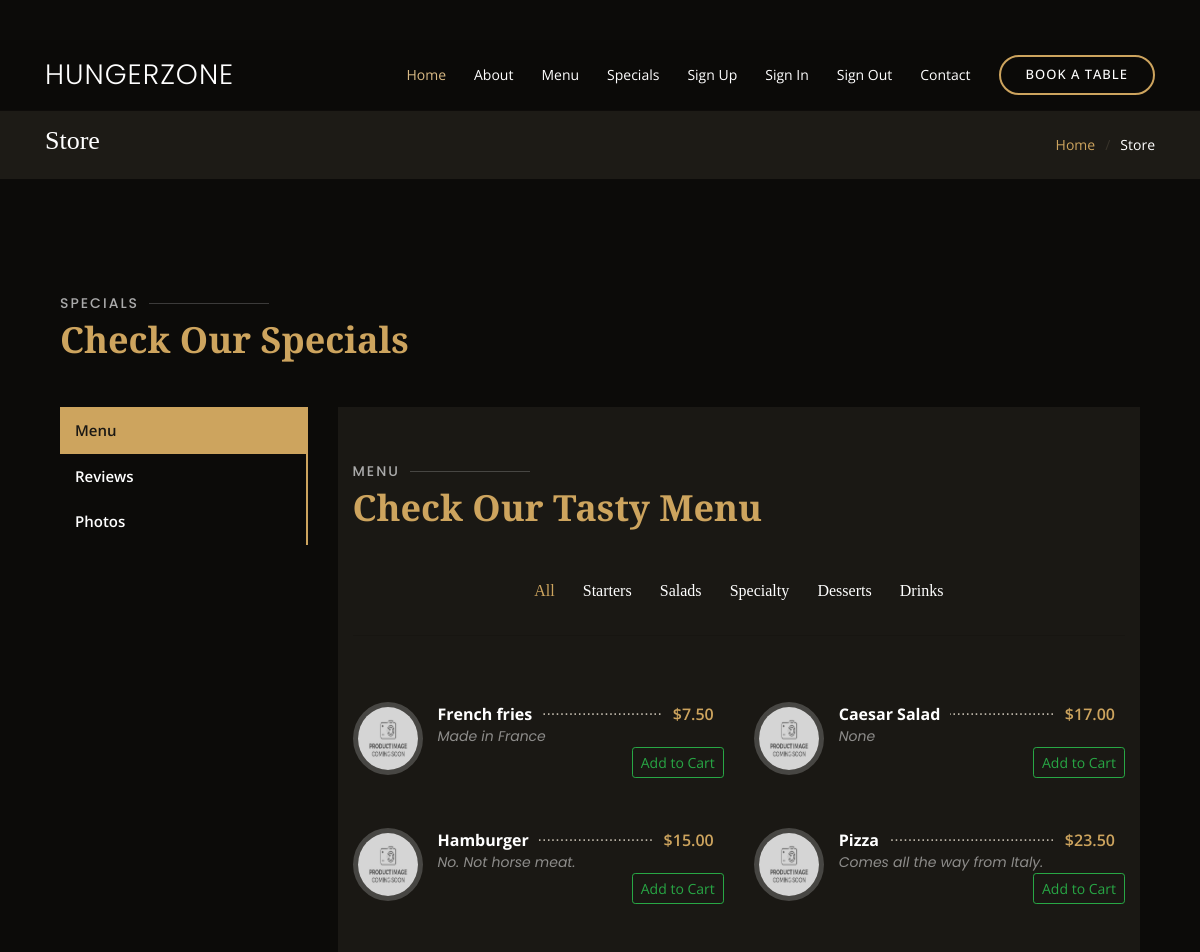
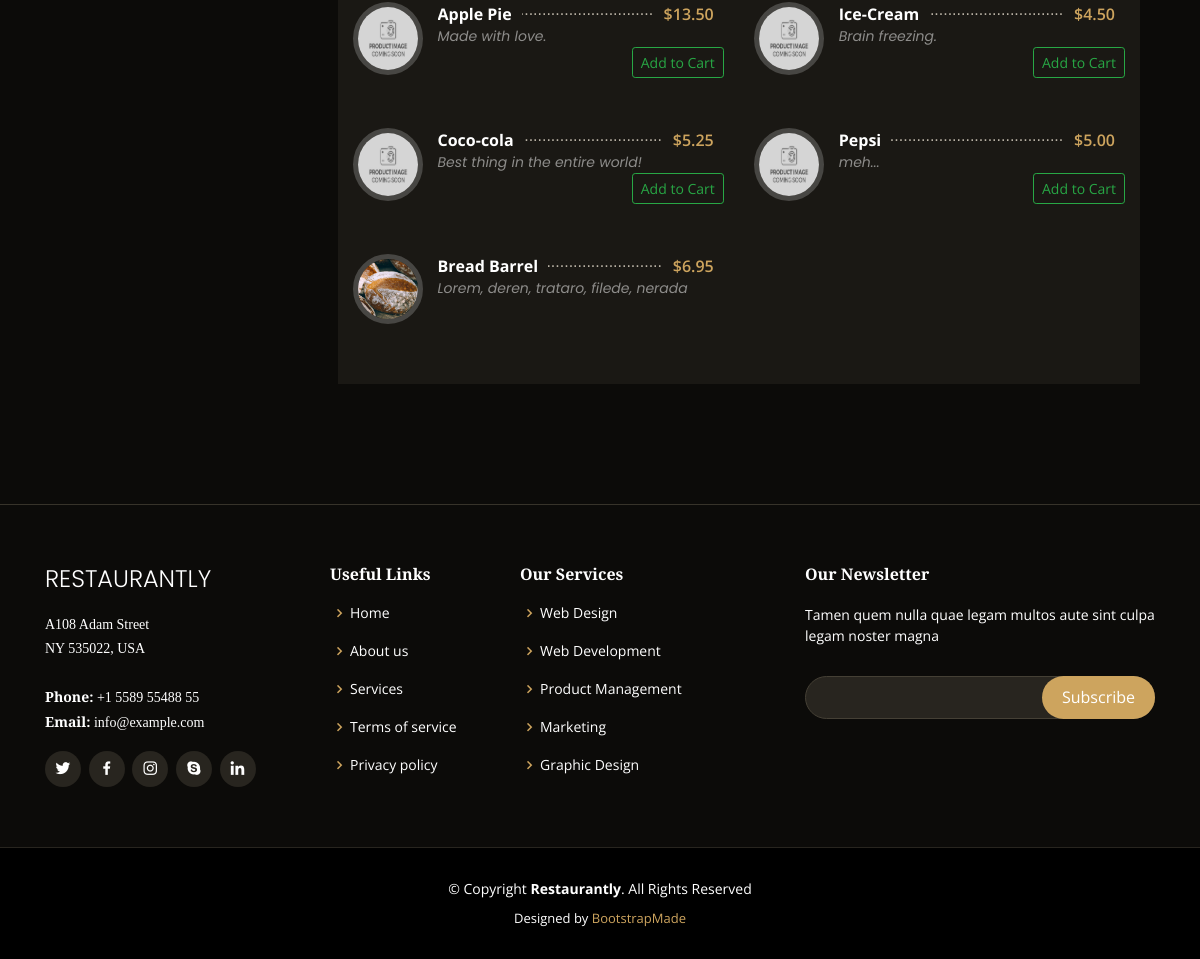
/store/, run on the app's committed database (2 pictures, top to bottom).
### store/models.py (models this page shows, shortened)
class Product(models.Model):
    STARTER ='Starter'
    SALAD = 'Salad'
    SPECIALTY = 'Specialty'
    DESSERT = 'Dessert'
    DRINK = 'Drink'
    FOOD_CATEGORIES = [
        (STARTER, 'Starter'),
        (SALAD, 'Salad'),
        (SPECIALTY, 'Specialty'),
        (DESSERT, 'Dessert'),
        (DRINK, 'Drink'),
    ]
    name = models.CharField(max_length=200, null=True)
    price = models.FloatField(null=True)
    description = models.CharField(max_length=500, null=True, blank=True)
    category=models.CharField(max_length=200, null=True, choices=FOOD_CATEGORIES)
    image = models.ImageField(default='static/assets/img/menu/default-product.jpg', upload_to='static/assets/img/menu')
    restaurant = models.ForeignKey(Restaurant, on_delete=models.SET_NULL, null=True, blank=True)

### store/views.py (the view)
# urls.py: path('', include("store.urls")),
def store(request):
    products = Product.objects.all()
    starters=Product.objects.filter(category='Starter')
    salads=Product.objects.filter(category='Salad')
    specialties=Product.objects.filter(category='Specialty')
    desserts=Product.objects.filter(category='Dessert')
    drinks=Product.objects.filter(category='Drink')
    context={'products': products, 'starters': starters, 'salads': salads, 'specialties': specialties, 'desserts': desserts, 'drinks': drinks}
    return render(request, 'store/store.html', context)

### store/templates/store/store.html (shortened to what this page needs)
{% extends 'store/main.html' %}
{% load static %}
{% block content %}
<main id="main">
    <section class="breadcrumbs">
        <div class="container">
            <div class="d-flex justify-content-between align-items-center">
                <h2>Store </h2>
                <ol>
                    <li><a href="{% url 'home' %}">Home</a></li>
                    <li>Store</li>
                </ol>
            </div>
        </div>
    </section>
    <section class="inner-page">
        <div class="container">
            <section id="specials" class="specials">
                <div class="container" data-aos="fade-up">
                    <div class="section-title">
                        <h2>Specials</h2>
                        <p>Check Our Specials</p>
                    </div>
                    <div class="row" data-aos="fade-up" data-aos-delay="100">
                        <div class="col-lg-3">
                            <ul class="nav nav-tabs flex-column">
                                <li class="nav-item">
                                    <a class="nav-link active show" data-toggle="tab" href="#tab-1">Menu</a>
                                </li>
                                <li class="nav-item">
                                    <a class="nav-link" data-toggle="tab" href="#tab-2">Reviews</a>
                                </li>
                                <li class="nav-item">
                                    <a class="nav-link" data-toggle="tab" href="#tab-3">Photos</a>
                                </li>
                            </ul>
                        </div>
                        <div class="col-lg-9 mt-4 mt-lg-0">
                            <div class="tab-content">
                                <div class="tab-pane active show" id="tab-1">
                                    <section id="menu" class="menu section-bg">
                                        <div class="container" data-aos="fade-up">
                                            <div class="section-title">
                                                <h2>Menu</h2>
                                                <p>Check Our Tasty Menu</p>
                                            </div>
                                            <div class="row" data-aos="fade-up" data-aos-delay="100">
                                                <div class="col-lg-12 d-flex justify-content-center">
                                                    <ul id="menu-flters">
                                                        <li data-filter="*" class="filter-active">All</li>
                                                        <li data-filter=".filter-starters">Starters</li>
                                                        <li data-filter=".filter-salad">Salads</li>
                                                        <li data-filter=".filter-specialty">Specialty</li>
                                                        <li data-filter=".filter-desserts">Desserts</li>
                                                        <li data-filter=".filter-drinks">Drinks</li>
                                                    </ul>
                                                </div>
                                            </div>
                                            <hr>
                                            <div class="row menu-container" data-aos="fade-up" data-aos-delay="200">
                                                {% for starter in starters %}
                                                <div class="col-lg-6 menu-item filter-starters">
                                                    <img src="{{starter.image.url}}" class="menu-img" alt="">
                                                    <div class="menu-content">
                                                        <a href="#">{{starter.name}}</a><span>${{starter.price|floatformat:2}}</span>
                                                    </div>
                                                    <div class="menu-ingredients">
                                                        {{starter.description}}
                                                    </div>
                                                    <div class="btns">
                                                        <button data-product="{{starter.id}}" data-action="add" class="btn btn-sm btn-outline-success add-btn update-cart" style="float: right;">Add to Cart</button>
                                                    </div>
                                                </div>
                                                {% endfor %}
                                                {% for salad in salads %}
                                                <div class="col-lg-6 menu-item filter-salad">
                                                    <img src="{{salad.image.url}}" class="menu-img" alt="">
                                                    <div class="menu-content">
                                                        <a href="#">{{salad.name}}</a><span>${{salad.price|floatformat:2}}</span>
                                                    </div>
                                                    <div class="menu-ingredients">
                                                        {{salad.description}}
                                                    </div>
                                                    <div class="btns">
                                                        <button data-product="{{salad.id}}" data-action="add" class="btn btn-sm btn-outline-success add-btn update-cart" style="float: right;">Add to Cart</button>
                                                    </div>
                                                </div>
                                                {% endfor %}
                                                {% for specialty in specialties %}
                                                <div class="col-lg-6 menu-item filter-specialty">
                                                    <img src="{{specialty.image.url}}" class="menu-img" alt="">
                                                    <div class="menu-content">
                                                        <a href="#">{{specialty.name}}</a><span>${{specialty.price|floatformat:2}}</span>
                                                    </div>
                                                    <div class="menu-ingredients">
                                                        {{specialty.description}}
                                                    </div>
                                                    <div class="btns">
                                                        <button data-product="{{specialty.id}}" data-action="add" class="btn btn-sm btn-outline-success add-btn update-cart" style="float: right;">Add to Cart</button>
                                                    </div>
                                                </div>
                                                {% endfor %}
                                                {% for dessert in desserts %}
                                                <div class="col-lg-6 menu-item filter-desserts">
                                                    <img src="{{dessert.image.url}}" class="menu-img" alt="">
                                                    <div class="menu-content">
                                                        <a href="#">{{dessert.name}}</a><span>${{dessert.price|floatformat:2}}</span>
                                                    </div>
                                                    <div class="menu-ingredients">
                                                        {{dessert.description}}
                                                    </div>
                                                    <div class="btns">
                                                        <button data-product="{{dessert.id}}" data-action="add" class="btn btn-sm btn-outline-success add-btn update-cart" style="float: right;">Add to Cart</button>
                                                    </div>
                                                </div>
                                                {% endfor %}
                                                {% for drink in drinks %}
                                                <div class="col-lg-6 menu-item filter-drinks">
                                                    <img src="{{drink.image.url}}" class="menu-img" alt="">
                                                    <div class="menu-content">
                                                        <a href="#">{{drink.name}}</a><span>${{drink.price|floatformat:2}}</span>
                                                    </div>
                                                    <div class="menu-ingredients">
                                                        {{drink.description}}
                                                    </div>
                                                    <div class="btns">
                                                        <button data-product="{{drink.id}}" data-action="add" class="btn btn-sm btn-outline-success add-btn update-cart" style="float: right;">Add to Cart</button>
                                                    </div>
                                                </div>
                                                {% endfor %}
                                                <div class="col-lg-6 menu-item filter-specialty">
                                                    <img src="{% static 'assets/img/menu/bread-barrel.jpg' %}" class="menu-img" alt="">
                                                    <div class="menu-content">
                                                        <a href="#">Bread Barrel</a><span>$6.95</span>
                                                    </div>
                                                    <div class="menu-ingredients">
                                                        Lorem, deren, trataro, filede, nerada
                                                    </div>
                                                </div>
                                            </div>
                                        </div>
                                    </section>
                                </div>
                            </div>
                        </div>
                    </div>
                </div>
        </div>
    </section>
</main>
{% endblock %}

### data on the page
Product: image (placeholder picture), name "French fries", price "7.50", description "Made in France"
Product: image (placeholder picture), name "Caesar Salad", price "17.00", description "None"
Product: image (placeholder picture), name "Hamburger", price "15.00", description "No. Not horse meat."
Product: image (placeholder picture), name "Pizza", price "23.50", description "Comes all the way from Italy."
Product: image (placeholder picture), name "Apple Pie", price "13.50", description "Made with love."
Product: image (placeholder picture), name "Ice-Cream", price "4.50", description "Brain freezing."
Product: image (placeholder picture), name "Coco-cola", price "5.25", description "Best thing in the entire world!"
Product: image (placeholder picture), name "Pepsi", price "5.00", description "meh..."
